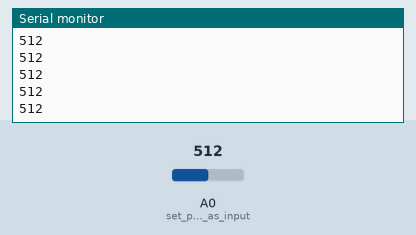
Bench run of a sketch on a simulated Arduino Uno, built with avr-gcc and run on an emulated ATmega328P. Parts: the last lines printed to the serial monitor. Inputs (shaded band) come from the test bench; at power-on: A0 (set_pin_A0_as_input) = 512.

Above: at 1.2 s.
1.3 s: A0 (set_pin_A0_as_input) set to 716
At 1.9 s:
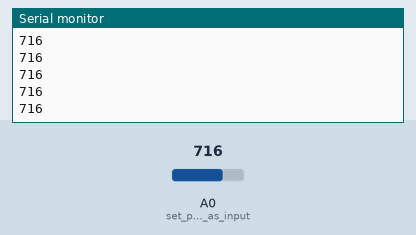
2.8 s: A0 (set_pin_A0_as_input) set to 900
At 3.7 s:
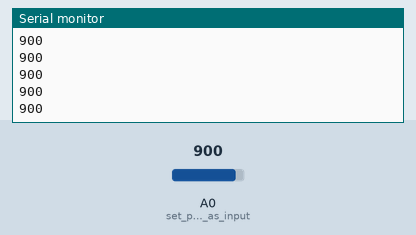
Timing chart, 0 to 5.8 s (numbered marks = the images above; inputs shaded):
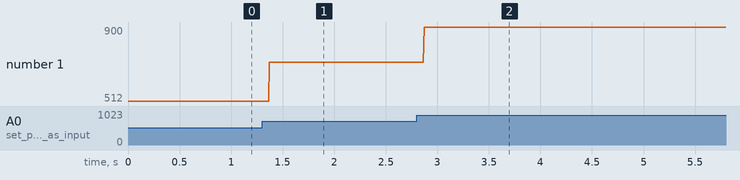

Measured:
- after the input at 1.3 s, the serial monitor: prints a new line after 0.07 s (image 1)
- after the input at 2.8 s, the serial monitor: prints a new line after 0.07 s (image 2)
- plotted number 1: 512 → 716 after the input at 1.3 s, 716 → 900 after the input at 2.8 s

The sketch:

analogInput.ino
```cpp
void setup() {
  Serial.begin(9600); // start UART communication
  pinMode(A0, INPUT); // set pin A0 as input
}

void loop() {
  int data = analogRead(A0); // reading from pin A0
  Serial.println(data); // print data on UART channel
}
```
